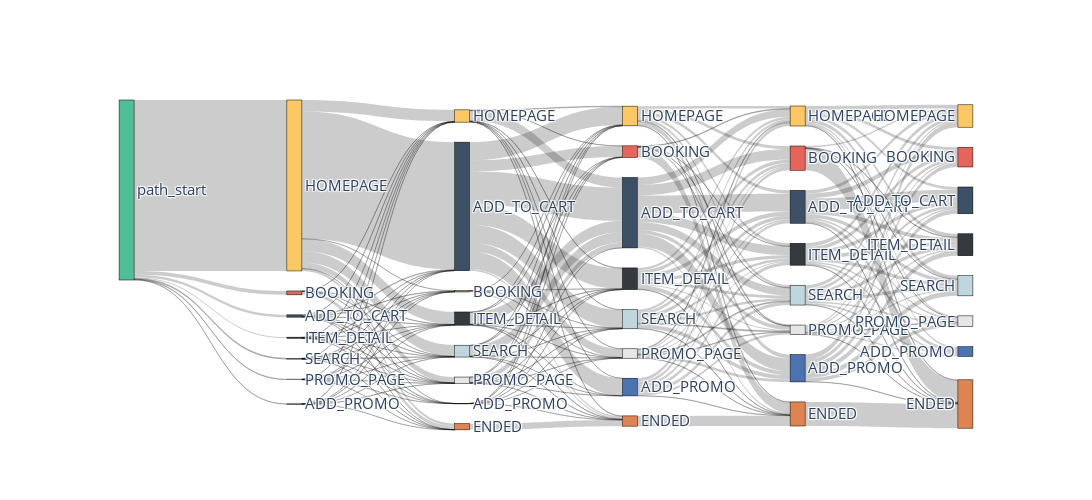

The notebook cell saved with this chart:
### Code cell
# Sankey Diagram로 시각화, session_id별 이동 흐름 파악
# 2. 20fw 시즌 

stream_20fw.step_sankey(
    threshold=0.02,
    width=1200,  
    height=500,  
    max_steps=6
)

### Figure 1 — Plotly figure (JSON) as saved in the notebook; plotly's stock layout.template omitted (floating-point values rounded to 4 significant figures; data arrays with more than 128 entries replaced by an {"elided": "..."} marker saying what was removed)
{"data": [{"arrangement": "snap", "link": {"hovertemplate": "%{value} unique users went from %{source.label} to %{target.label}.<br /><br />It took them %{label} in average.<extra></extra>", "label": {"elided": "218 str values"}, "source": {"elided": "218 int values"}, "target": {"elided": "218 int values"}, "value": {"elided": "218 int values"}}, "node": {"color": ["rgb(80, 190, 151)", "rgb(252, 200, 101)", "rgb(228, 101, 92)", "rgb(62, 80, 102)", "rgb(53, 58, 62)", "rgb(191, 214, 222)", "rgb(230, 230, 230)", "rgb(76, 114, 176)", "rgb(252, 200, 101)", "rgb(228, 101, 92)", "rgb(62, 80, 102)", "rgb(53, 58, 62)", "rgb(191, 214, 222)", "rgb(230, 230, 230)", "rgb(76, 114, 176)", "rgb(221, 132, 82)", "rgb(252, 200, 101)", "rgb(228, 101, 92)", "rgb(62, 80, 102)", "rgb(53, 58, 62)", "rgb(191, 214, 222)", "rgb(230, 230, 230)", "rgb(76, 114, 176)", "rgb(221, 132, 82)", "rgb(252, 200, 101)", "rgb(228, 101, 92)", "rgb(62, 80, 102)", "rgb(53, 58, 62)", "rgb(191, 214, 222)", "rgb(230, 230, 230)", "rgb(76, 114, 176)", "rgb(221, 132, 82)", "rgb(252, 200, 101)", "rgb(228, 101, 92)", "rgb(62, 80, 102)", "rgb(53, 58, 62)", "rgb(191, 214, 222)", "rgb(230, 230, 230)", "rgb(76, 114, 176)", "rgb(221, 132, 82)"], "customdata": [100, 94.97, 2.16, 1.29, 0.6, 0.49, 0.3, 0.18, 6.83, 0.7, 71.42, 7.35, 6.59, 3.53, 0.14, 3.44, 10.93, 6.46, 39.14, 12.07, 10.64, 5.23, 9.82, 5.7, 11.12, 13.5, 18.32, 12.18, 11.02, 5.28, 15.21, 13.37, 12.45, 10.99, 14.88, 12.2, 11.17, 6.02, 5.4, 26.89], "hovertemplate": "Total unique users: %{value} (%{customdata}% of total)<extra></extra>", "label": ["path_start", "HOMEPAGE", "BOOKING", "ADD_TO_CART", "ITEM_DETAIL", "SEARCH", "PROMO_PAGE", "ADD_PROMO", "HOMEPAGE", "BOOKING", "ADD_TO_CART", "ITEM_DETAIL", "SEARCH", "PROMO_PAGE", "ADD_PROMO", "ENDED", "HOMEPAGE", "BOOKING", "ADD_TO_CART", "ITEM_DETAIL", "SEARCH", "PROMO_PAGE", "ADD_PROMO", "ENDED", "HOMEPAGE", "BOOKING", "ADD_TO_CART", "ITEM_DETAIL", "SEARCH", "PROMO_PAGE", "ADD_PROMO", "ENDED", "HOMEPAGE", "BOOKING", "ADD_TO_CART", "ITEM_DETAIL", "SEARCH", "PROMO_PAGE", "ADD_PROMO", "ENDED"], "line": {"color": "black", "width": 0.5}, "pad": 20, "thickness": 15, "x": [0.05, 0.23, 0.23, 0.23, 0.23, 0.23, 0.23, 0.23, 0.41, 0.41, 0.41, 0.41, 0.41, 0.41, 0.41, 0.41, 0.59, 0.59, 0.59, 0.59, 0.59, 0.59, 0.59, 0.59, 0.77, 0.77, 0.77, 0.77, 0.77, 0.77, 0.77, 0.77, 0.95, 0.95, 0.95, 0.95, 0.95, 0.95, 0.95, 0.95], "y": [0.05, 0.05, 0.15, 0.3, 0.45, 0.6, 0.75, 0.95, 0.05, 0.17, 0.29, 0.39, 0.52, 0.65, 0.77, 0.95, 0.05, 0.16, 0.28, 0.38, 0.5, 0.62, 0.74, 0.95, 0.05, 0.16, 0.27, 0.38, 0.48, 0.59, 0.7, 0.95, 0.05, 0.14, 0.22, 0.31, 0.39, 0.48, 0.56, 0.95]}, "type": "sankey"}], "layout": {"autosize": true, "font": {"size": 15}, "height": 500, "plot_bgcolor": "white", "width": 1200}}
